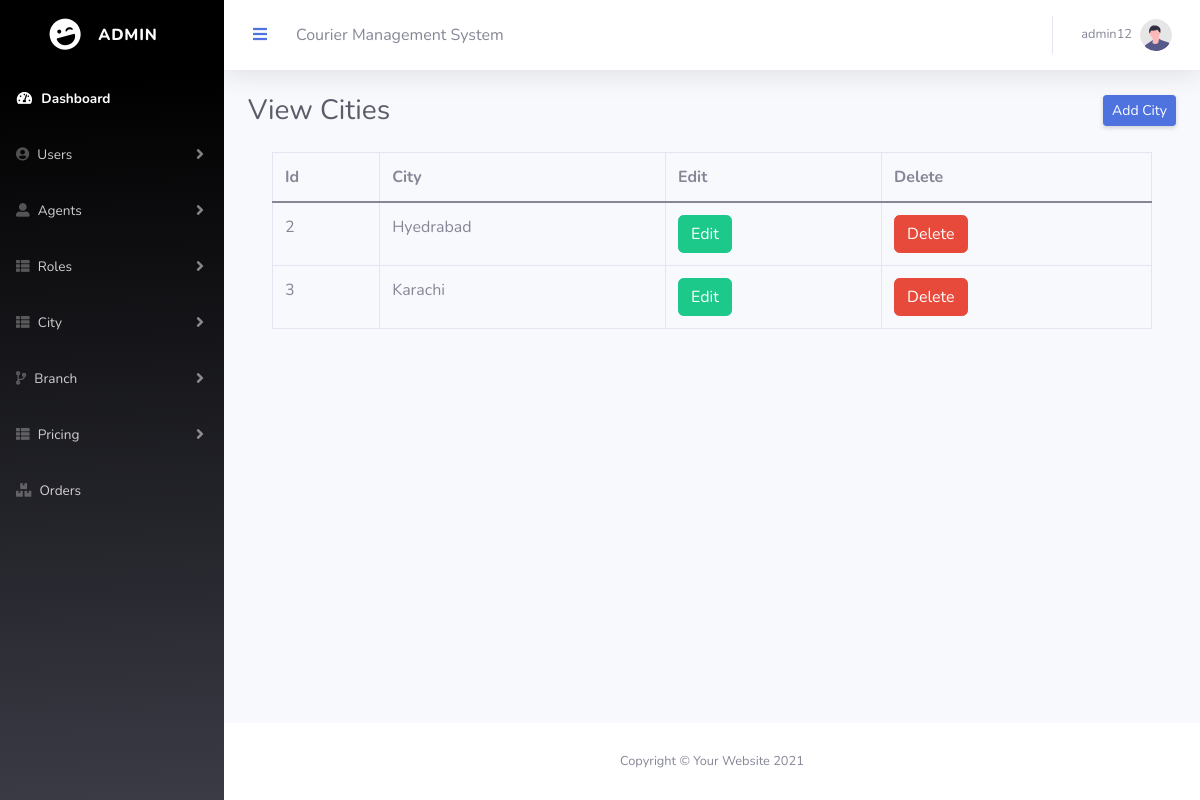
The app's page /Eproject/admin/citylist.php (signed in) with its own data.
### tables this page shows
CREATE TABLE `tbl_city` (
  `ci_id` int(11) NOT NULL,
  `ci_name` varchar(50) NOT NULL,
  `status` int(11) NOT NULL
);

### Eproject/admin/citylist.php (the view)
<?php
include('connection.php');
$select_q ='SELECT * FROM `tbl_city` WHERE status=0';
$run_q = mysqli_query($conn, $select_q);
?>
                <?php include('topbar.php')?>
                <div class="container-fluid">
                    <div class="d-sm-flex align-items-center justify-content-between mb-4">
                        <h1 class="h3 mb-0 text-gray-800">View Cities</h1>
                        <a href="cityadd.php" class="d-none d-sm-inline-block btn btn-sm btn-primary shadow-sm">Add City</a>
                    </div>
<div class="container">
<table class="table table-bordered">
  <thead>
    <tr>
      <th>Id</th>
      <th>City</th>
      <th>Edit</th>
      <th>Delete</th>
    </tr>
  </thead>
  <tbody>
    <?php while($row = mysqli_fetch_array($run_q)){?>
    <tr>
    <td><?php echo $row['ci_id'];?></td>
      <td><?php echo $row['ci_name'];?></td>
      <td><a href="editcity.php?id=<?php echo $row['ci_id'];?>" class="btn btn-success">Edit</a></td>
      <td><a href="deletecity.php?id=<?php echo $row['ci_id'];?>" class="btn btn-danger">Delete</a></td>
    </tr>
  <?php } ?>
  </tbody>
</table>
</div>
                </div>
            </div>
       <?php include('footer.php')?>

### records on screen
tbl_city: ci_id "2", ci_name "Hyedrabad"
tbl_city: ci_id "3", ci_name "Karachi"

### other values on screen
$_SESSION['user_name'] "admin12"
